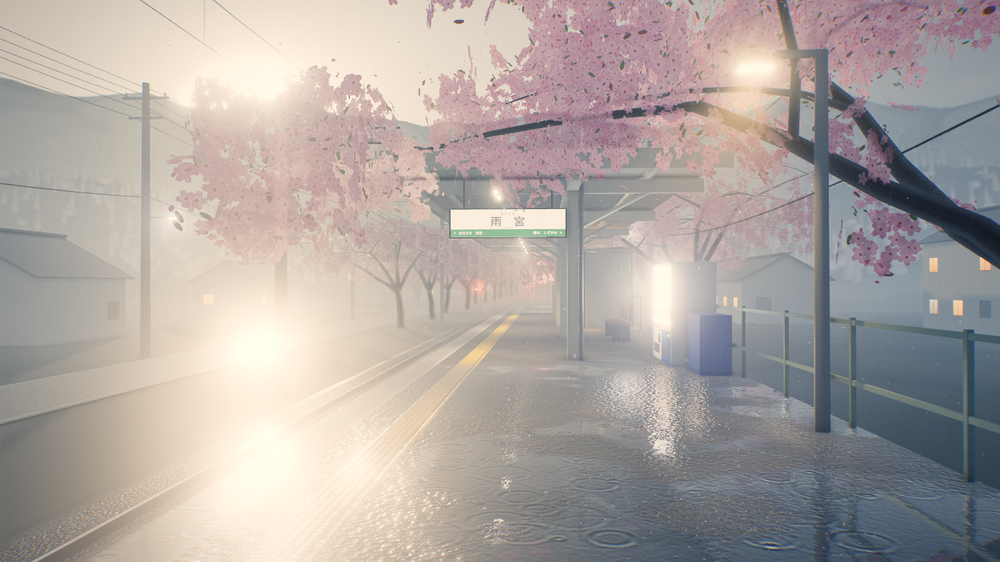
#> input picture iterations/round-1/round-1.png, 1000 x 562 px, shrunk from 1600 x 900 before the run
$ python analyze.py ../iterations/round-1/round-1.png
#> lines starting #> are read from the running program, lines starting #| are printed output that depends on the picture
"""Quick objective read-out of a screenshot for the self-review checklist.

    python3 tools/analyze.py iterations/round-1/round-1.png [more.png ...]

Numbers are computed on display-referred (sRGB) values in 0..1:
  * luma p5 / p50 / p95  -> tonal range (are there real darks and real highlights?)
  * contrast             -> p95 - p5
  * sat                  -> mean HSV saturation (colour richness)
  * warm / cool          -> share of pixels clearly warm (R > B) or cool (B > R)
  * bands                -> the frame split into horizontal thirds (sky / horizon / foreground):
                            mean luma, luma std-dev (detail/contrast inside the band) and saturation.
                            Atmospheric perspective shows up as the horizon band having lower
                            contrast and saturation than the foreground band.
"""
import sys

import numpy as np
from PIL import Image


def stats(path):
#> called with path = '../iterations/round-1/round-1.png'
    img = np.asarray(Image.open(path).convert("RGB"), dtype=np.float32) / 255.0
    r, g, b = img[..., 0], img[..., 1], img[..., 2]
    luma = 0.2126 * r + 0.7152 * g + 0.0722 * b
    mx, mn = img.max(axis=2), img.min(axis=2)
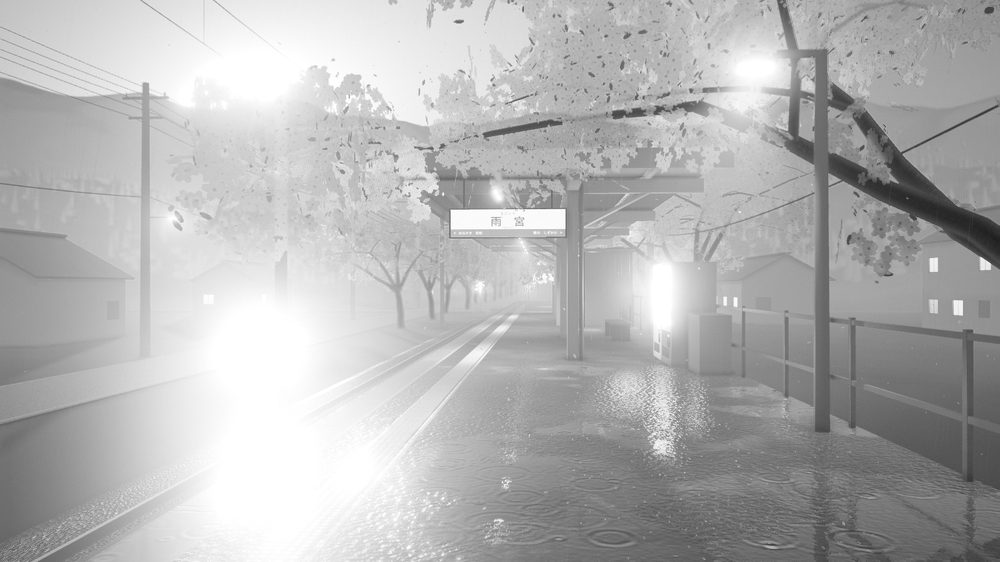
#> mx: shape (562, 1000) float32; min 0.118, max 1, mean 0.705
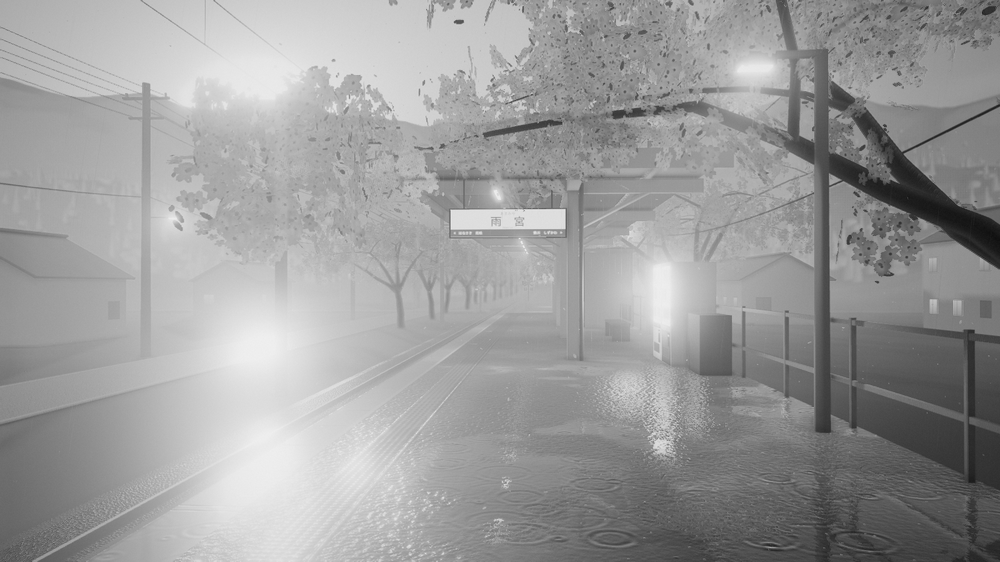
#> mn: shape (562, 1000) float32; min 0.0588, max 0.937, mean 0.61
    sat = np.where(mx > 1e-4, (mx - mn) / np.maximum(mx, 1e-4), 0.0)
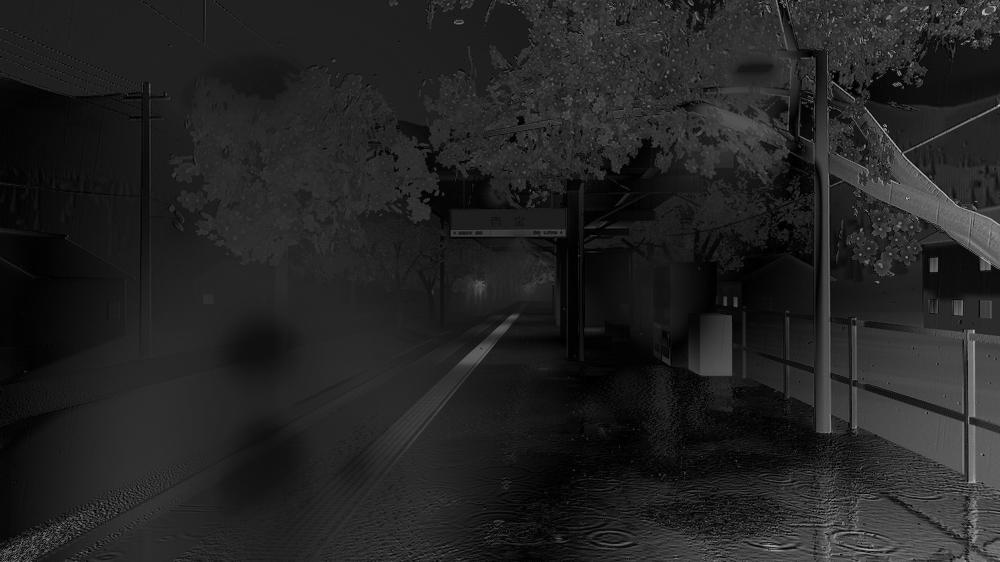
#> sat: shape (562, 1000) float32; min 0, max 0.758, mean 0.138
    p5, p50, p95 = np.percentile(luma, [5, 50, 95])
#> p5 = 0.341; p50 = 0.661; p95 = 0.941
    warm = float(np.mean((r - b) > 0.04))
#> warm = 0.612
    cool = float(np.mean((b - r) > 0.04))
#> cool = 0.185
    h = img.shape[0]
#> h = 562
    bands = []
    for name, sl in (("sky", slice(0, h // 3)), ("horizon", slice(h // 3, 2 * h // 3)), ("fore", slice(2 * h // 3, h))):
        bl, bs = luma[sl], sat[sl]
        bands.append(f"{name}: L={bl.mean():.2f} σ={bl.std():.3f} S={bs.mean():.2f}")
#> this loop made 3 passes
#> pass 1, in stats, `bl, bs = luma[sl], sat[sl]`:
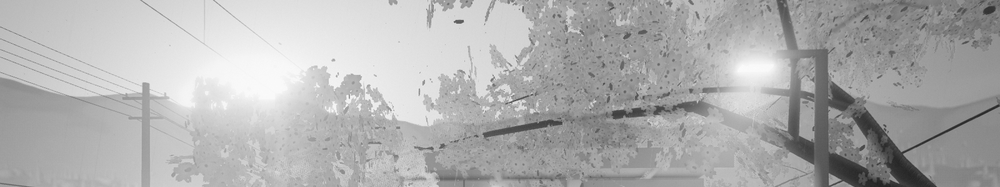
#> bl: shape (187, 1000) float32; min 0.136, max 0.986, mean 0.689
#> pass 1, in stats, `bl, bs = luma[sl], sat[sl]`:
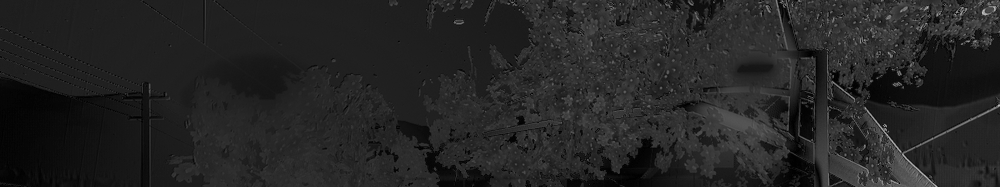
#> bs: shape (187, 1000) float32; min 0, max 0.758, mean 0.145
#> after the loop:
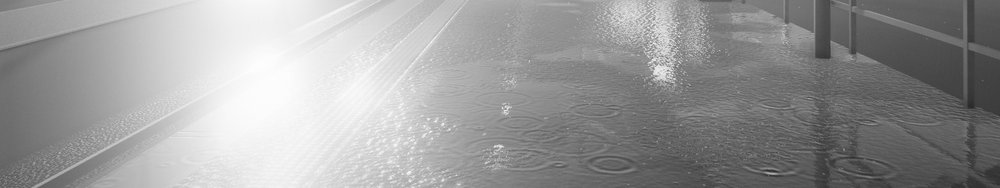
#> bl: shape (188, 1000) float32; min 0.16, max 0.995, mean 0.608
#> after the loop:
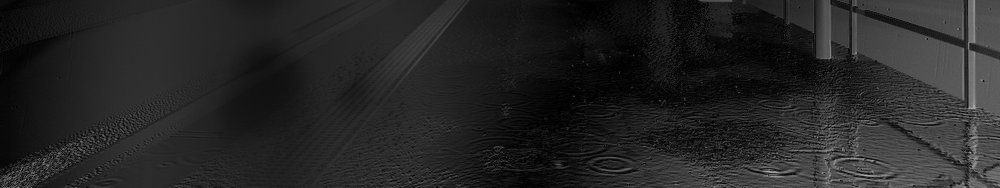
#> bs: shape (188, 1000) float32; min 0, max 0.696, mean 0.149
#> after the loop, bands = ['sky: L=0.69 σ=0.153 S=0.15', 'horizon: L=0.68 σ=0.157 S=0.12', 'fore: L=0.61 σ=0.214 S=0.15']
    print(f"{path}\n  luma p5={p5:.3f} p50={p50:.3f} p95={p95:.3f}  contrast={p95 - p5:.3f}  sat={sat.mean():.3f}  warm={warm:.2f} cool={cool:.2f}")
#| ../iterations/round-1/round-1.png
#|   luma p5=0.341 p50=0.661 p95=0.941  contrast=0.600  sat=0.138  warm=0.61 cool=0.18
    print("  " + " | ".join(bands))
#|   sky: L=0.69 σ=0.153 S=0.15 | horizon: L=0.68 σ=0.157 S=0.12 | fore: L=0.61 σ=0.214 S=0.15


if __name__ == "__main__":
    for p in sys.argv[1:]:
        stats(p)
